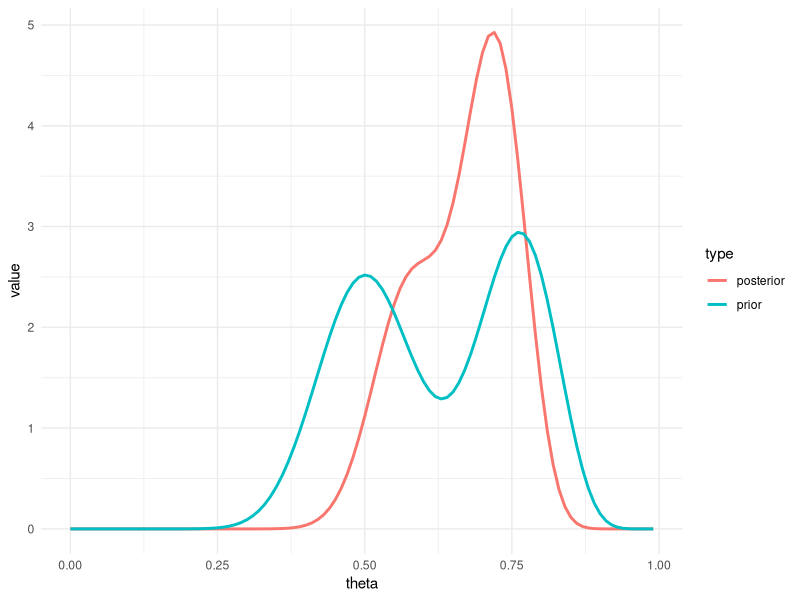

This figure's R source:
library(tidyverse)

normalize_logspace <- function(x) {
  ## x - log(sum(exp(x)))
  m <- max(x)
  log_sum_exp <- m + log(sum(exp(x - m)))
  x - log_sum_exp
}

eval_pdf <- function(thetas, weights, alpha) {
  M <- length(weights)
  p <- rep(0, length(thetas))

  for (k in seq_len(M)) {
    a <- alpha[k, 1]
    b <- alpha[k, 2]

    # mixture density formula: p(x) = sum_k w_k * Beta(x | a_k, b_k)
    p <- p + weights[k] * dbeta(thetas, a, b)
  }

  p
}

# # N_1 = 20 heads, N_0 = 10 tails
dataSS <- c(20, 10)

# Component 1: Beta(20,20) -> fair coin prior
# Component 2: Beta(30,10) -> biased towards heads prior
alphaPrior <- matrix(
  c(20, 20,
    30, 10),
  ncol = 2,
  byrow = TRUE
)

M <- 2
mixprior <- c(0.5, 0.5)

logmarglik <- numeric(M)

for (i in seq_len(M)) {
  # lbeta = log Beta function
  logmarglik[i] <-
    lbeta(
      alphaPrior[i, 1] + dataSS[1],   # a_k + N1
      alphaPrior[i, 2] + dataSS[2]    # b_k + N0
    ) -
    lbeta(
      alphaPrior[i, 1], # a_k
      alphaPrior[i, 2]  # b_k
    )
}

# Compute posterior mixing weights
# p(h=k | D) ∝ p(h=k) * p(D | h=k)
# We do this in log space: log(prior) + log(marginal)
# Then normalize using log-sum-exp trick, then exponentiate
mixpost <- exp(
  normalize_logspace(
    logmarglik +           # log p(D | h=k)
      log(mixprior)        # log p(h=k)
  )
)

# Posterior parameters: a' = a + N1, b' = b + N0
alphaPost <- alphaPrior +
  matrix(
    rep(dataSS, each = M),   # repeat dataSS for each component: [20,10,20,10]
    ncol = 2
  )

grid <- seq(0.0001, 0.9999, by = 0.01)

post <- eval_pdf(grid, mixpost, alphaPost)
prior <- eval_pdf(grid, mixprior, alphaPrior)

df <- tibble(
  theta = grid,
  prior = prior,
  posterior = post
) |>
  pivot_longer(
    -theta,
    names_to = "type",
    values_to = "value"
  )

ggplot(
  df,
  aes(theta, value, colour = type)
) +
  geom_line(linewidth = 1) +
  theme_minimal()

pbiased <- 0

for (k in seq_len(M)) {
  a <- alphaPost[k, 1]
  b <- alphaPost[k, 2]

  pbiased <- pbiased +
    mixpost[k] * (1 - pbeta(0.5, a, b))
}
pbiased

pbiasedSimple <- 1 -
  pbeta(
    0.5,
    alphaPost[1, 1],
    alphaPost[1, 2]
  )
pbiasedSimple
